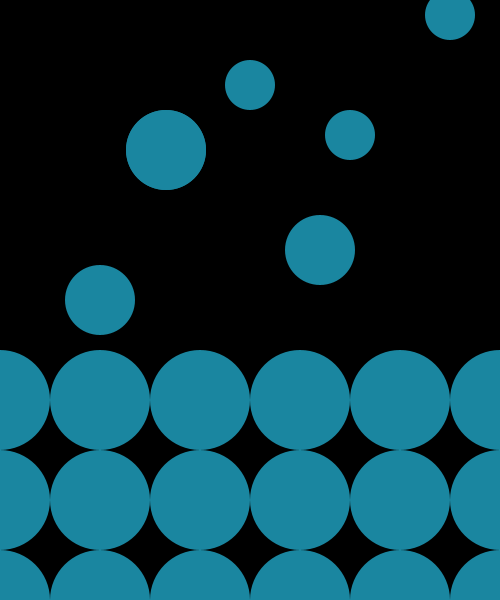
Frame 1 (no input)
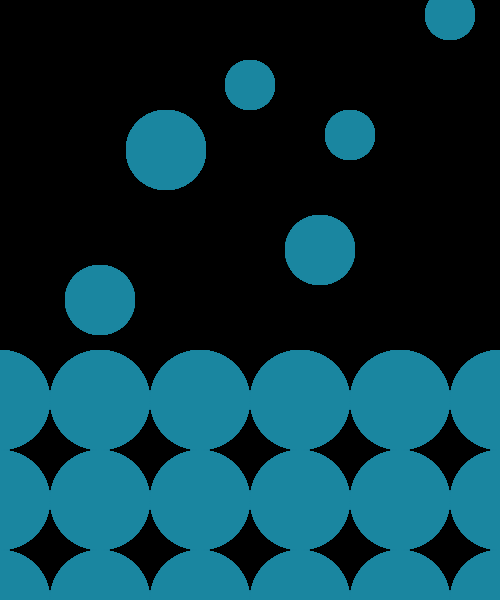
Frame 60 (the mouse pressed at the canvas centre just before this capture)
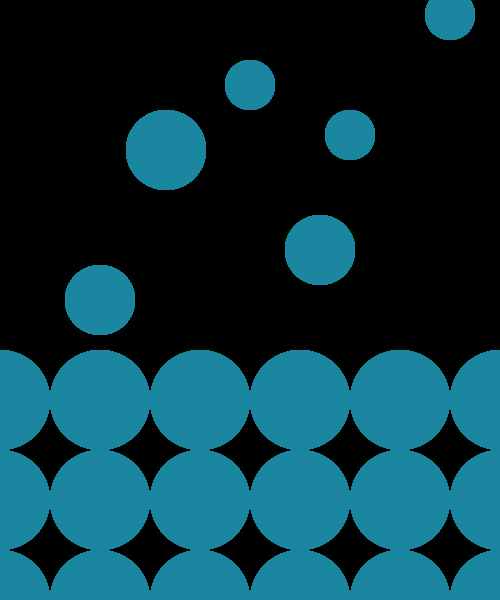
Frame 120 (the mouse held since frame 60 and released just before this capture)

The Processing sketch that drew these frames (run headless with seeded random() and noise(); from frame 60 on, the mouse is pressed at the canvas centre):

// Processing sketch: processing_167110
// ── processing_167110.pde

// Random circles changing (0,0) coordenates
// using pushMatrix and popMatrix to isolate transformation (translate)

//For loop to create pattern

void setup(){
  size(500, 600);
  background(0);
  
}

void draw(){
  noStroke();
  fill(26, 134, 160);
  pushMatrix();                        
  translate(width/5, height/2);
  ellipse(0, 0, 70, 70);
  popMatrix();
  
  pushMatrix();
  translate(width/3, height/4);
  ellipse(0, 0, 80, 80);
  popMatrix();
  
  pushMatrix();
  translate(width/3, height/4);
  ellipse(0, 0, 80, 80);
  popMatrix();
  
  pushMatrix();
  translate(320, 250);
  ellipse(0, 0, 70, 70);
  popMatrix();
  
  pushMatrix();                         
  translate(width/2, height/7);
  ellipse(0, 0, 50, 50);
  translate(100, 50);               //exploring multiple translations since different coordenates
   ellipse(0, 0, 50, 50);
  translate(100, -120);
   ellipse(0, 0, 50, 50);
  popMatrix();
  
 
  for(int a= 0; a<=width; a+=100){  
  for (int b= 400; b<=height; b+=100){
    ellipse(a, b, 100,100);
  }
  }
}
